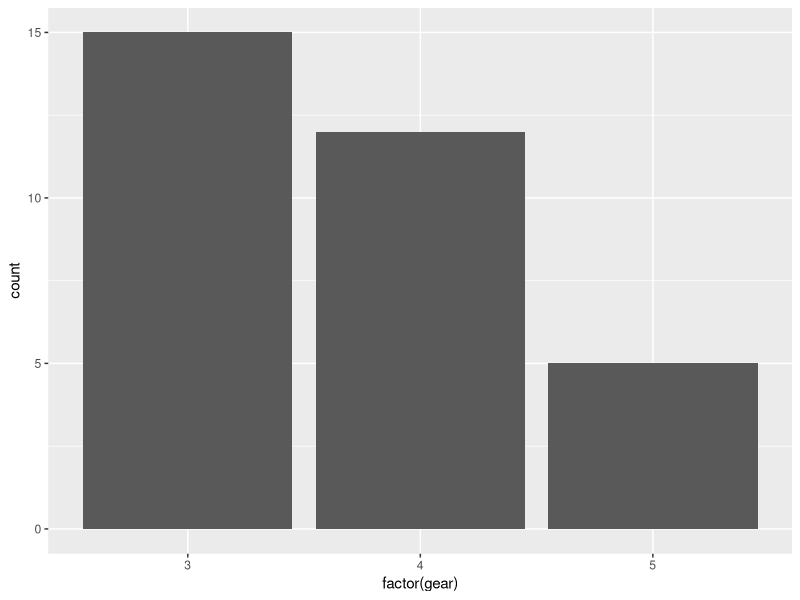
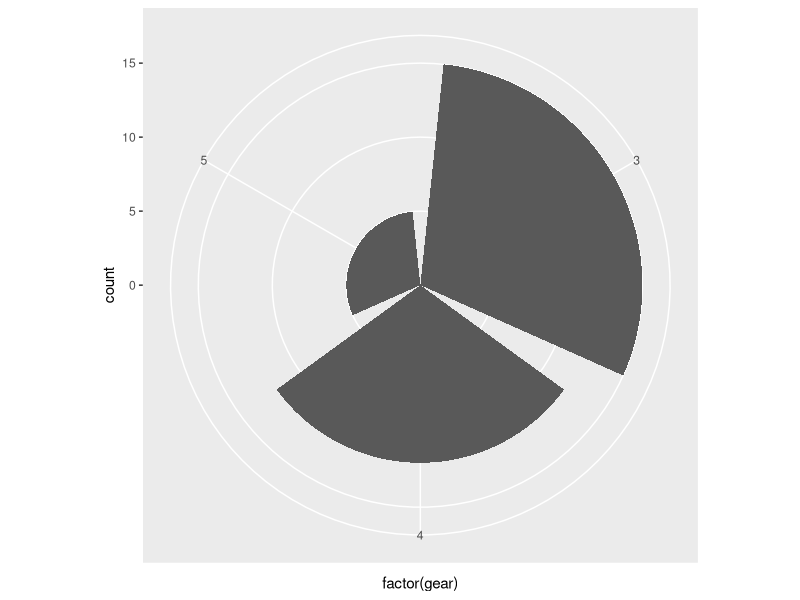
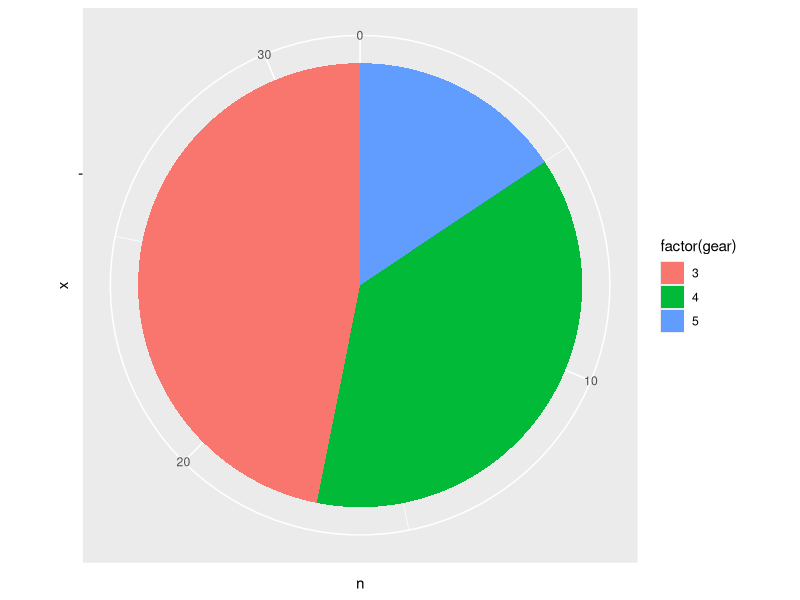
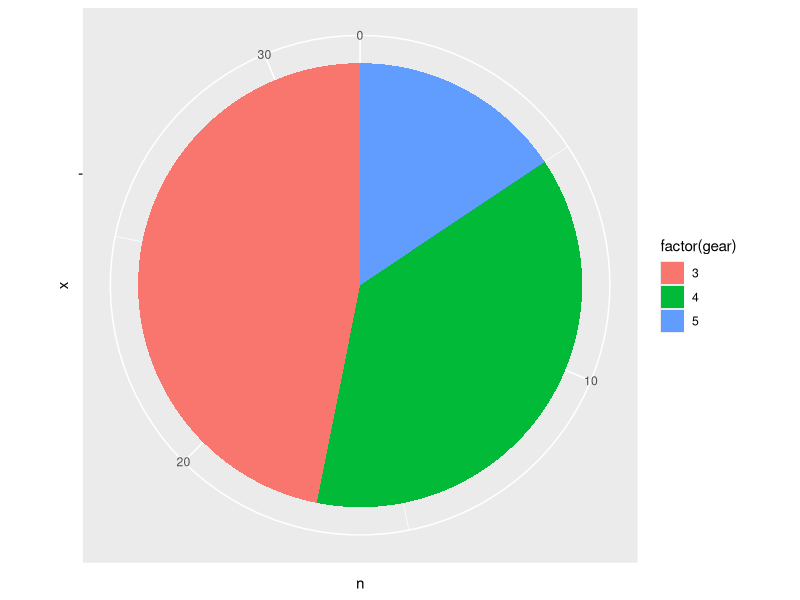
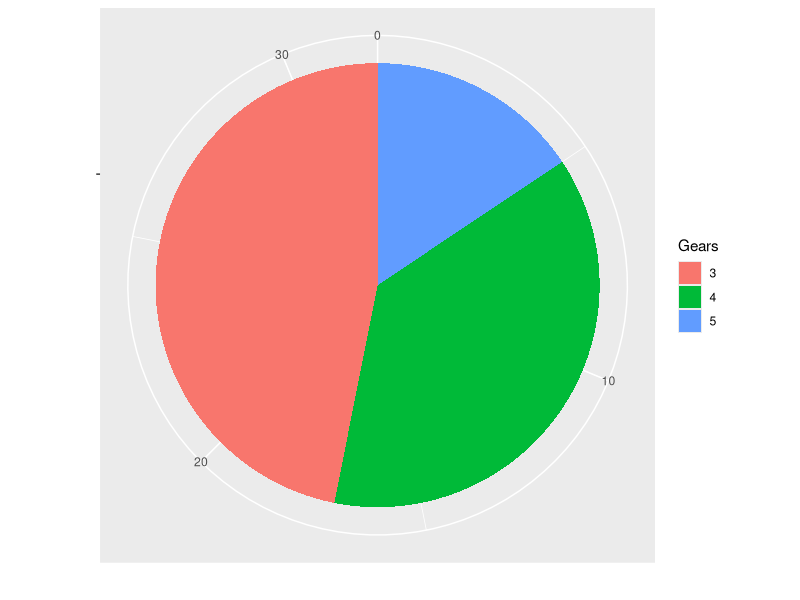
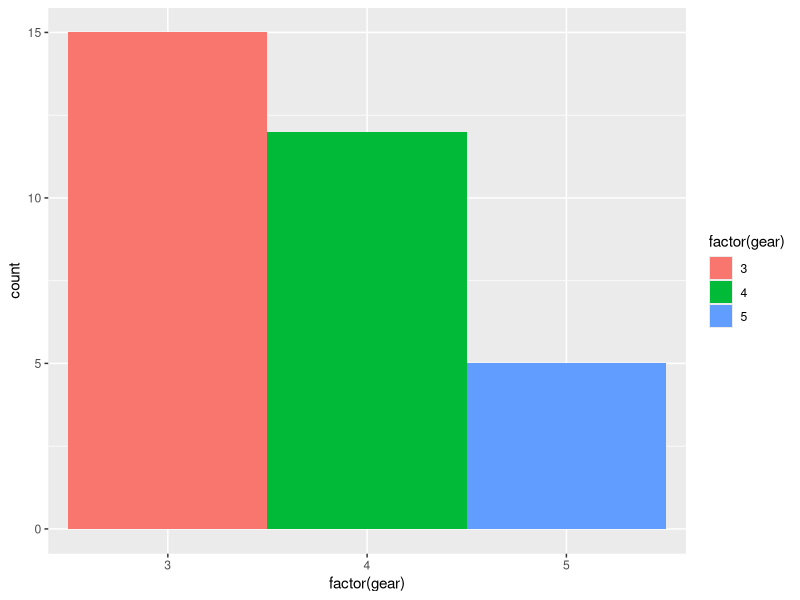
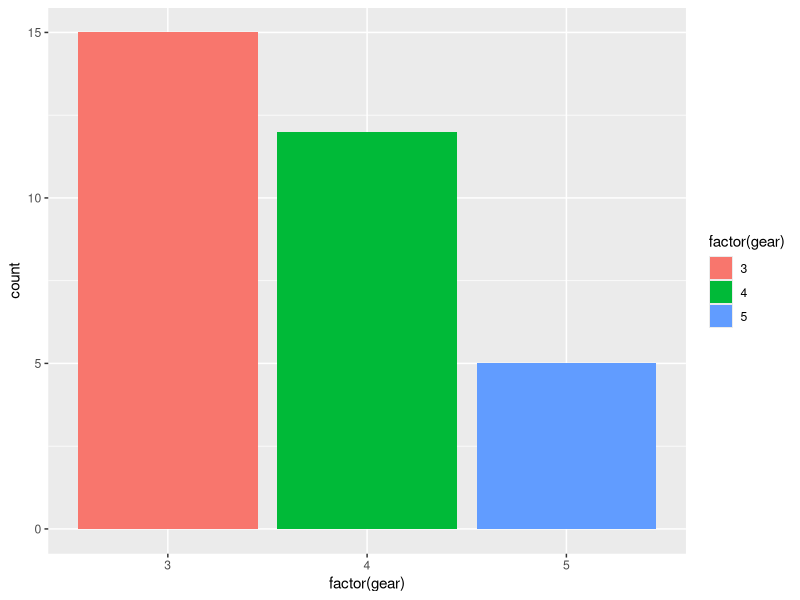
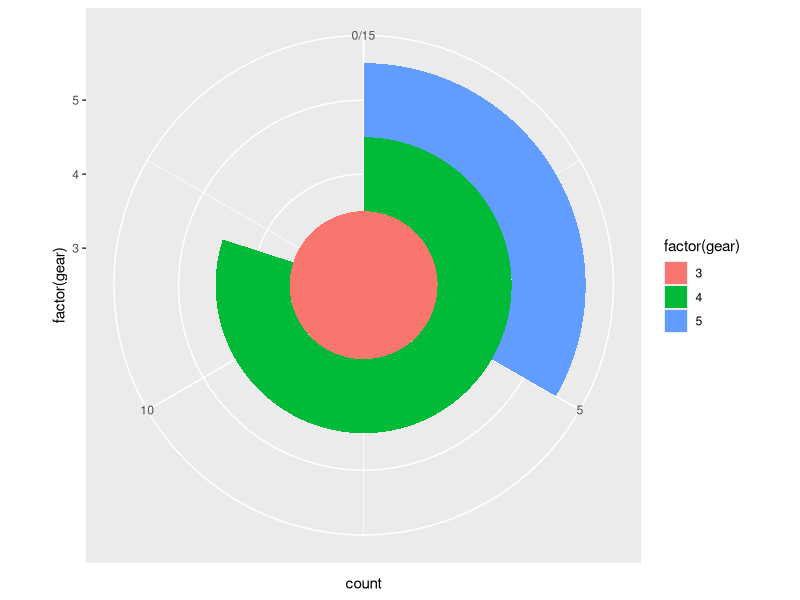

The R script that drew these images, in order:
#pie Plot in ggplot
#http://www.sthda.com/english/wiki/ggplot2-pie-chart-quick-start-guide-r-software-and-data-visualization

library(ggplot2)
library(dplyr)

mtcars %>% group_by(gear) %>% ggplot(., aes(x=factor(gear))) + geom_bar(stat='count') 

mtcars %>% group_by(gear) %>% ggplot(., aes(x=factor(gear))) + geom_bar(stat='count') + coord_polar('x')

mtcars %>% group_by(gear) %>% tally

mtcars %>% group_by(gear) %>% tally %>% ggplot(., aes(x='', y=n, fill=factor(gear))) + geom_bar(stat='identity') + coord_polar('y', start=0)

(pie1 <- mtcars %>% group_by(gear) %>% tally %>% ggplot(., aes(x='', y=n, fill=factor(gear))) + geom_bar(stat='identity', width=1.5) + coord_polar(theta='y', start=0) ) 
pie1 + xlab('') +  ylab('') +   labs(fill='Gears')  


#first draw barplot
mtcars %>% group_by(gear) %>% tally
bar <- ggplot(data=mtcars, aes(x = factor(gear), fill = factor(gear))) 
bar + geom_bar(width = 1)
bar + geom_bar(position='dodge')
bar + geom_bar(width = 1) + coord_polar(theta = "y") 
ggplot(data=mtcars, aes(x=factor(1), fill = factor(gear))) + geom_bar(width = 1) + coord_polar(theta = "y") 
# 10th, 20th, 30th, total 32 rows

bar + geom_bar(width = 1) + coord_polar(theta = "y") + theme_void() #no labels to area
bar + geom_bar(position='dodge') + theme(axis.text.x = element_text(angle=65, vjust=0.6))
